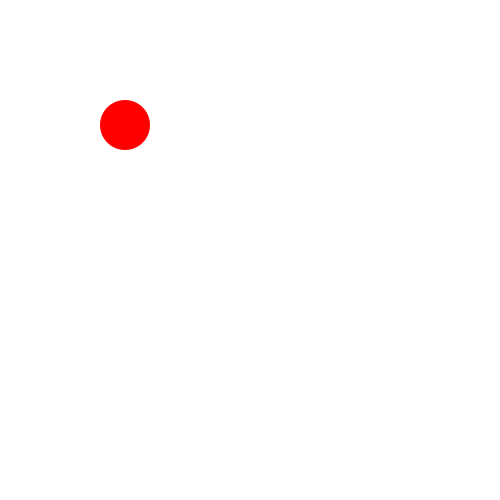
Frame 1 (no input)
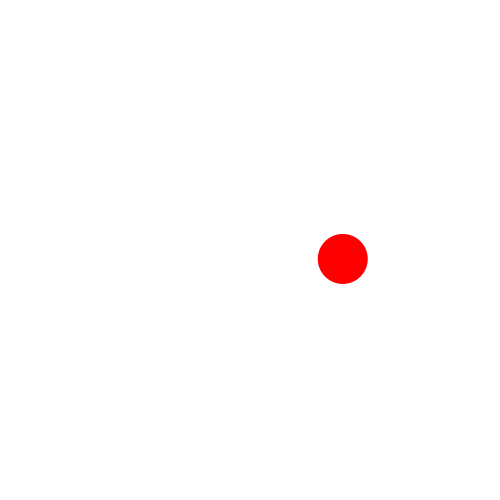
Frame 60 (the mouse pressed at the canvas centre just before this capture)
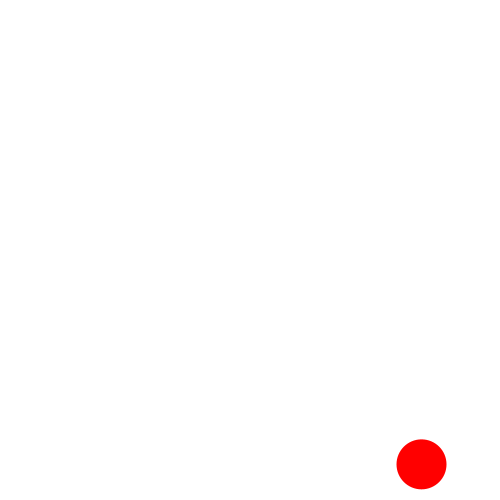
Frame 120 (the mouse held since frame 60 and released just before this capture)

The Processing sketch that drew these frames (run headless with seeded random() and noise(); from frame 60 on, the mouse is pressed at the canvas centre):

// Processing sketch: Gravity2_Functions
// ── Gravity2_Functions.pde
float x, y;
float dia;
float speedX;
float speedY;
float damp;

void setup() {
  size(500, 500);
  smooth(4);
  background(255);
  ellipseMode(CENTER);
  frameRate(30);
  strokeWeight(1);

  dia = 50;
  damp = 0.95;
  speedX = 6;
  speedY = -10;
  x = 100+dia/2;
  y = 100+dia/2;
}

void draw() {  
  drawBall();
  move();  
}

void drawBall() {
  background(255);
  fill(255, 0, 0);
  noStroke();
  ellipse(x, y, dia, dia);
}

void move() {
  x = x + speedX;
  y = y + speedY;
  speedX = speedX + damp;
  speedY = speedY + damp;

  if (x > width - dia/2 || x < 0 + dia/2) {
    //speedX = speedX * -1; //If using no gravity use this to bounce of walls
    speedX = abs(speedX) * -0.77;
  }
  if (y > height - dia/2 || y < 0 + dia/2) {
    //speedY = speedY * -1;
    speedY = abs(speedY) * -0.73;
  }
}
